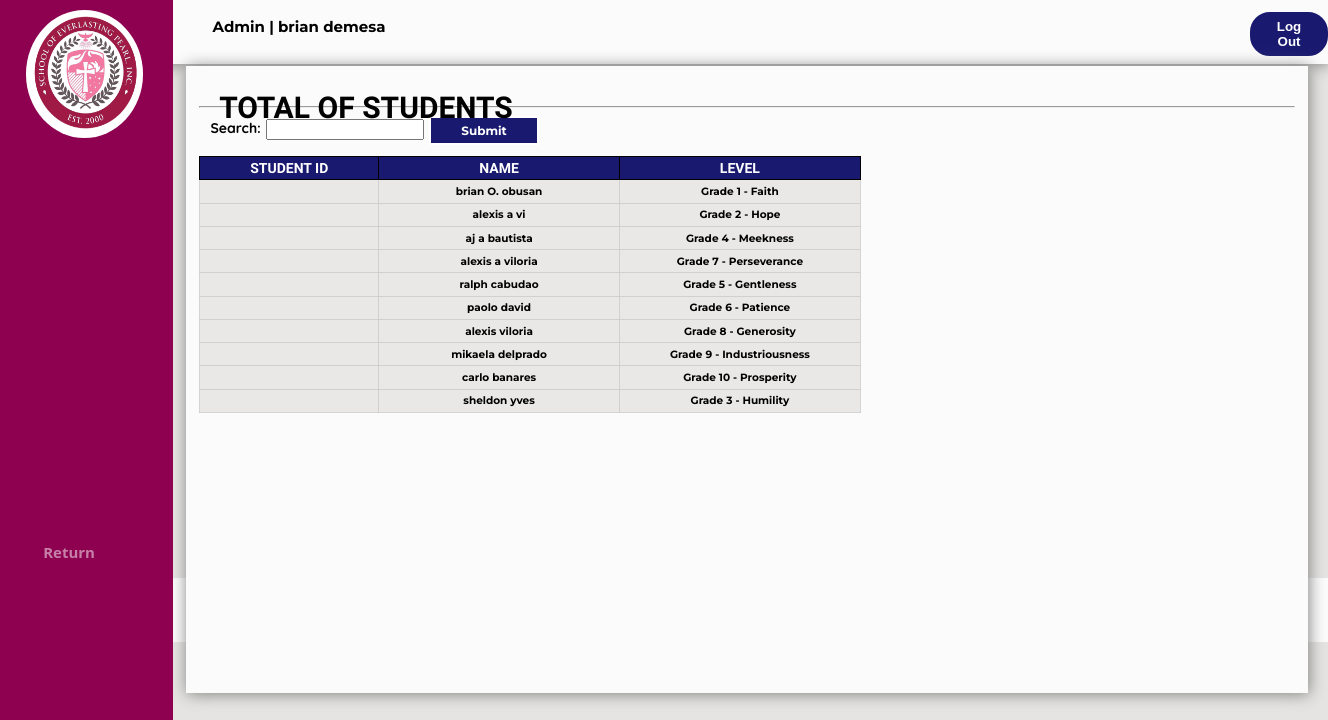
The page /Admin/totalstudent.php (signed in) on the database as committed earlier.
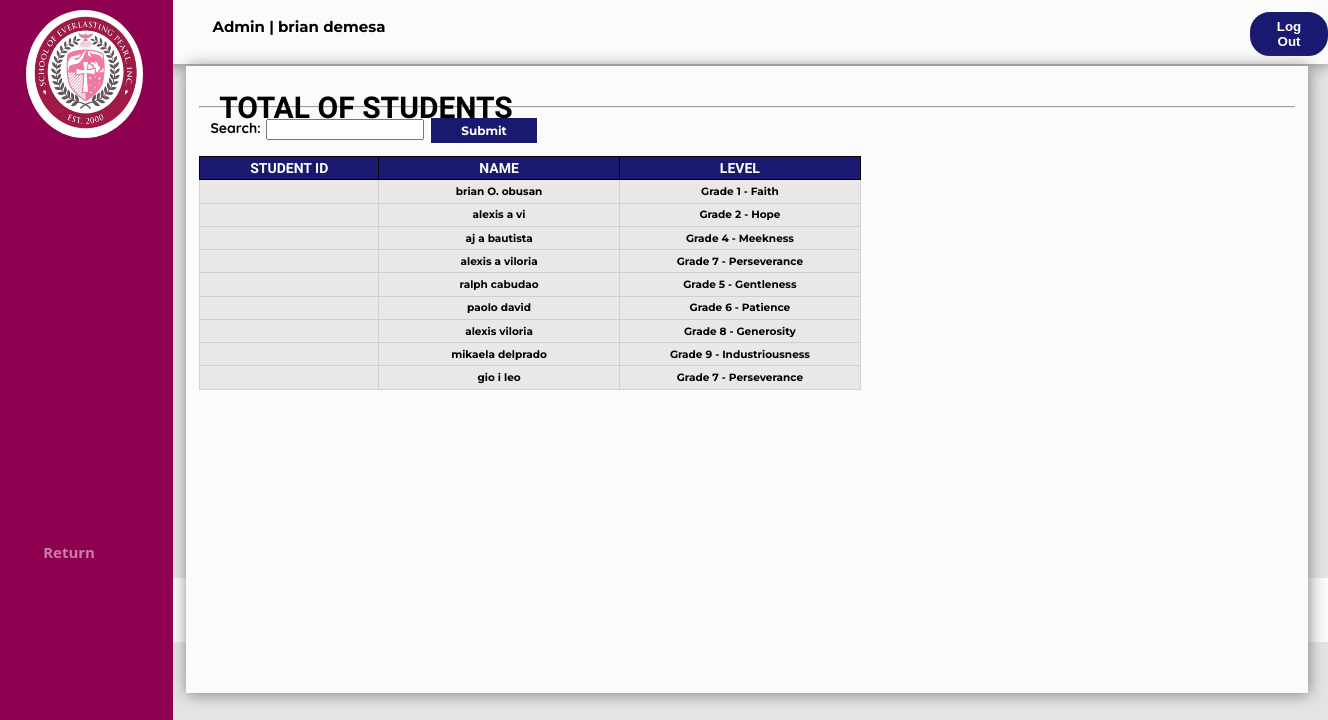
The same page on the database as committed later.
### tables this page shows
CREATE TABLE `tbl_student` (
  `Stud_SID` int(11) NOT NULL,
  `Stud_ID` varchar(20) NOT NULL,
  `FNAME` varchar(30) NOT NULL,
  `MNAME` varchar(30) NOT NULL,
  `LNAME` varchar(30) NOT NULL,
  `USERNAME` varchar(30) NOT NULL,
  `ADDRESS` varchar(255) NOT NULL,
  `EMAIL` varchar(50) NOT NULL,
  `PASS` varchar(20) NOT NULL,
  `BDAY` date DEFAULT NULL,
  `AGE` int(11) NOT NULL,
  `GENDER` varchar(30) NOT NULL,
  `LEVEL` varchar(30) NOT NULL,
  `YEAR` varchar(30) NOT NULL,
  `LRN` varchar(30) NOT NULL,
  `Role` varchar(20) NOT NULL,
  `FIL` float DEFAULT NULL,
  `FILS` float DEFAULT NULL,
  `FILSS` float DEFAULT NULL,
  `FILF` float DEFAULT NULL,
  `ENG` float DEFAULT NULL,
  `ENGS` float DEFAULT NULL,
  `ENGSS` float DEFAULT NULL,
  `ENGF` float DEFAULT NULL,
  `MATH` float DEFAULT NULL,
  `MATHS` float DEFAULT NULL,
  `MATHSS` float DEFAULT NULL,
  `MATHF` float DEFAULT NULL,
  `SCI` float DEFAULT NULL,
  `SCIS` float DEFAULT NULL,
  `SCISS` float DEFAULT NULL,
  `SCIF` float DEFAULT NULL,
  `AP` float DEFAULT NULL,
  `APS` float DEFAULT NULL,
  `APSS` float DEFAULT NULL,
  `APF` float DEFAULT NULL,
  `MAP` float DEFAULT NULL,
  `MAPS` float DEFAULT NULL,
  `MAPSS` float DEFAULT NULL,
  `MAPF` float DEFAULT NULL,
  `CE` float DEFAULT NULL,
  `CES` float DEFAULT NULL,
  `CESS` float DEFAULT NULL,
  `CEF` float DEFAULT NULL,
  `COM` float DEFAULT NULL,
  `COMS` float DEFAULT NULL,
  `COMSS` float DEFAULT NULL,
  `COMF` float DEFAULT NULL,
  `TLE` float DEFAULT NULL,
  `TLES` float DEFAULT NULL,
  `TLESS` float DEFAULT NULL,
  `TLEF` float DEFAULT NULL,
  `STATUS` varchar(20) NOT NULL
);

### Admin/totalstudent.php (the view, shortened to what this page needs)
<?php
		include "../sepi_connect.php";
		if(!isset($_SESSION['loggedin']) || $_SESSION['loggedin'] !== true)
		 {
			 header("refresh:0; ../Index.php");
			 exit;
		 }else if(isset($_SESSION['Acc_ID']))
			{
				$userid = $_SESSION['Acc_ID'];
				$getrecord = mysqli_query($config,"SELECT * FROM tbl_sepi_account WHERE Acc_ID ='$userid'");
				while($rowedit = mysqli_fetch_assoc($getrecord))
				{
					$type = $rowedit['Role'];
					$name = $rowedit['Fname']." ".$rowedit['Lname'];
				}
			}
if(isset($_POST['search'])){
$search = $_POST['search'];
if ($search != NULL){
$sql = "Select * from tbl_student where Stud_SID like '%$search%' or
										Stud_ID like '%$search%' or
										FNAME like '%$search%' or
										MNAME like '%$search%' or
										LNAME like '%$search%' or
										BDAY like '%$search%' or
										AGE like '%$search%' or
										GENDER like '%$search%' or
										LEVEL like '%$search%' or
										YEAR like '%$search%' or
										LRN like '%$search%'";
}else{
$sql = "Select * from tbl_student";
}
}else{
$sql = "Select * from tbl_student";
}
?>
<!DOCTYPE html>
<html>
<head>
</head>
<link rel="stylesheet" href="../Css/sepi.css">
<body style="background-color:#E5E4E2">
<div class="header">
<p class="displayname"><?php echo "$type" ?> | <?php echo "$name" ?></p>
<form method="POST"action="logout.php" >
			<button type=submit name="logout" class="logout">Log Out</a>
</form>
</div>
			<div class="footer">
				<h6 id="footer">© 2022 SEPI Login Form. All Rights Reserved | Designed by Excel-erator</h6>
			</div>
<form method=POST action="student.php">
		<div class="dashboard">
			<img src="../Images/logo.png" class="dashboardlogocvgs">
            <a href="../Admin/dashboard.php" class="Returnarchive">Return</a>
		</div>
<div class="studentdiv">
				<h1 id="studentfont">TOTAL OF STUDENTS</h1>
				<hr>
				<p class="searchstudent">Search:</p>
				<input type=text name=search class="studenttxt">
				<input type=submit name=sub class="studentbtn">
<?php
include "../sepi_connect.php";
$result = $config -> query($sql);
if($result -> num_rows > 0){
echo"<div class=studenttbl style=overflow:auto;>";
echo"<table class=studenttbl1>";
echo "<tr>";
echo "<th Class=studentheader>STUDENT ID";
echo "<th Class=studentheader1>NAME";
echo "<th Class=studentheader1>LEVEL";
while($row = $result -> fetch_assoc()){
echo "<tr>";
echo "<td class=studentinfo>".$row['Stud_ID'];
echo "<td class=studentinfo>".$row['FNAME']." ".$row['MNAME']." ".$row['LNAME'];
echo "<td class=studentinfo>".$row['LEVEL'];
}
}else{
echo "Empty";
}
?>
</div>
</form>
</body>
</html>

Rows that differ between the two databases and show on the page:
removed tbl_student: FNAME "carlo", LNAME "banares", LEVEL "Grade 10 - Prosperity"
removed tbl_student: FNAME "sheldon", LNAME "yves", LEVEL "Grade 3 - Humility"
added tbl_student: FNAME "gio", MNAME "i", LNAME "leo", LEVEL "Grade 7 - Perseverance"
